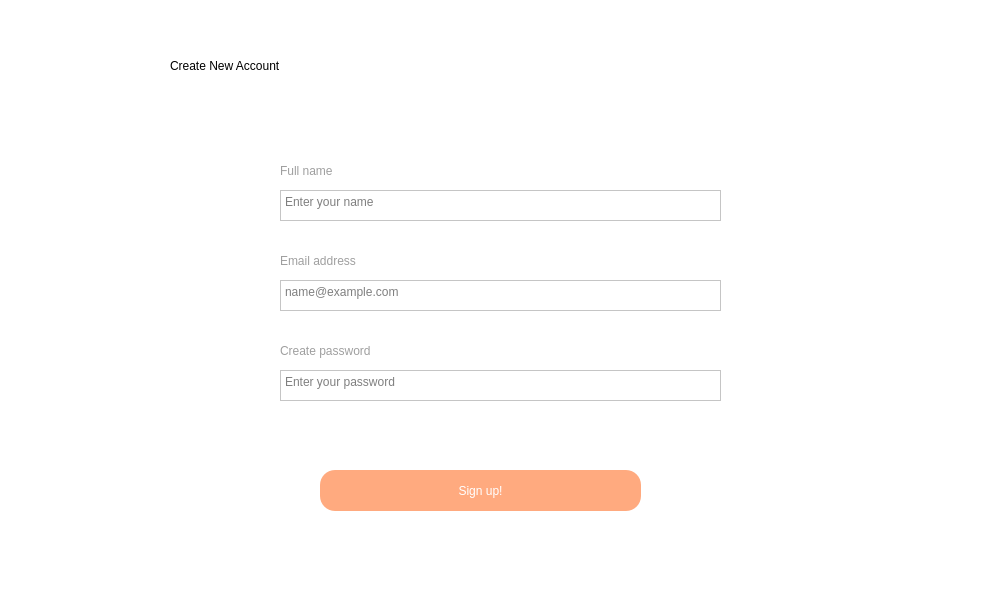
<?xml version="1.0" encoding="UTF-8"?>
<ui version="4.0">
 <class>register_2</class>
 <widget class="QMainWindow" name="register_2">
  <property name="geometry">
   <rect>
    <x>0</x>
    <y>0</y>
    <width>985</width>
    <height>594</height>
   </rect>
  </property>
  <property name="minimumSize">
   <size>
    <width>985</width>
    <height>594</height>
   </size>
  </property>
  <property name="maximumSize">
   <size>
    <width>985</width>
    <height>594</height>
   </size>
  </property>
  <property name="windowTitle">
   <string>MainWindow</string>
  </property>
  <property name="styleSheet">
   <string notr="true">background-color: rgb(255, 255, 255);</string>
  </property>
  <widget class="QWidget" name="centralwidget">
   <widget class="QLabel" name="label_create_new_account">
    <property name="geometry">
     <rect>
      <x>170</x>
      <y>-10</y>
      <width>661</width>
      <height>151</height>
     </rect>
    </property>
    <property name="styleSheet">
     <string notr="true">font: 700 48pt &quot;Microsoft JhengHei UI&quot;;</string>
    </property>
    <property name="text">
     <string>Create New Account</string>
    </property>
   </widget>
   <widget class="QLabel" name="label_full_name">
    <property name="geometry">
     <rect>
      <x>280</x>
      <y>150</y>
      <width>91</width>
      <height>41</height>
     </rect>
    </property>
    <property name="styleSheet">
     <string notr="true">font: 700 13pt &quot;Microsoft JhengHei UI&quot;;
color: rgb(159, 159, 159);</string>
    </property>
    <property name="text">
     <string>Full name</string>
    </property>
   </widget>
   <widget class="QTextEdit" name="textEdit_full_name">
    <property name="geometry">
     <rect>
      <x>280</x>
      <y>190</y>
      <width>441</width>
      <height>31</height>
     </rect>
    </property>
    <property name="styleSheet">
     <string notr="true">font: 700 12pt &quot;Microsoft JhengHei UI Light&quot;;
</string>
    </property>
    <property name="inputMethodHints">
     <set>Qt::ImhNone</set>
    </property>
    <property name="placeholderText">
     <string>Enter your name</string>
    </property>
   </widget>
   <widget class="QLabel" name="label_email">
    <property name="geometry">
     <rect>
      <x>280</x>
      <y>240</y>
      <width>161</width>
      <height>41</height>
     </rect>
    </property>
    <property name="styleSheet">
     <string notr="true">font: 700 13pt &quot;Microsoft JhengHei UI&quot;;
color: rgb(159, 159, 159);</string>
    </property>
    <property name="text">
     <string>Email address</string>
    </property>
   </widget>
   <widget class="QTextEdit" name="textEdit_email">
    <property name="geometry">
     <rect>
      <x>280</x>
      <y>280</y>
      <width>441</width>
      <height>31</height>
     </rect>
    </property>
    <property name="styleSheet">
     <string notr="true">font: 700 12pt &quot;Microsoft JhengHei UI Light&quot;;
</string>
    </property>
    <property name="inputMethodHints">
     <set>Qt::ImhNone</set>
    </property>
    <property name="placeholderText">
     <string>name@example.com</string>
    </property>
   </widget>
   <widget class="QLabel" name="label_create_password">
    <property name="geometry">
     <rect>
      <x>280</x>
      <y>330</y>
      <width>161</width>
      <height>41</height>
     </rect>
    </property>
    <property name="styleSheet">
     <string notr="true">font: 700 13pt &quot;Microsoft JhengHei UI&quot;;
color: rgb(159, 159, 159);</string>
    </property>
    <property name="text">
     <string>Create password</string>
    </property>
   </widget>
   <widget class="QTextEdit" name="textEdit_password">
    <property name="geometry">
     <rect>
      <x>280</x>
      <y>370</y>
      <width>441</width>
      <height>31</height>
     </rect>
    </property>
    <property name="styleSheet">
     <string notr="true">font: 700 12pt &quot;Microsoft JhengHei UI Light&quot;;
</string>
    </property>
    <property name="inputMethodHints">
     <set>Qt::ImhNone</set>
    </property>
    <property name="placeholderText">
     <string>Enter your password</string>
    </property>
   </widget>
   <widget class="QPushButton" name="pushButton_sign_up">
    <property name="geometry">
     <rect>
      <x>320</x>
      <y>470</y>
      <width>321</width>
      <height>41</height>
     </rect>
    </property>
    <property name="styleSheet">
     <string notr="true">font: 700 16pt &quot;Microsoft JhengHei UI&quot;;
background-color: rgb(255, 170, 127);
color: rgb(255, 255, 255);
border-radius: 15px;</string>
    </property>
    <property name="text">
     <string>Sign up!</string>
    </property>
   </widget>
   <widget class="QLabel" name="label_injection_pic">
    <property name="geometry">
     <rect>
      <x>20</x>
      <y>320</y>
      <width>231</width>
      <height>221</height>
     </rect>
    </property>
    <property name="text">
     <string/>
    </property>
    <property name="pixmap">
     <pixmap>pics/injection2.jpg</pixmap>
    </property>
   </widget>
   <widget class="QLabel" name="label_virus_pic">
    <property name="geometry">
     <rect>
      <x>800</x>
      <y>200</y>
      <width>121</width>
      <height>131</height>
     </rect>
    </property>
    <property name="text">
     <string/>
    </property>
    <property name="pixmap">
     <pixmap>pics/virus2.png</pixmap>
    </property>
   </widget>
  </widget>
  <widget class="QMenuBar" name="menubar">
   <property name="geometry">
    <rect>
     <x>0</x>
     <y>0</y>
     <width>985</width>
     <height>22</height>
    </rect>
   </property>
  </widget>
  <widget class="QStatusBar" name="statusbar"/>
 </widget>
 <resources/>
 <connections/>
</ui>
